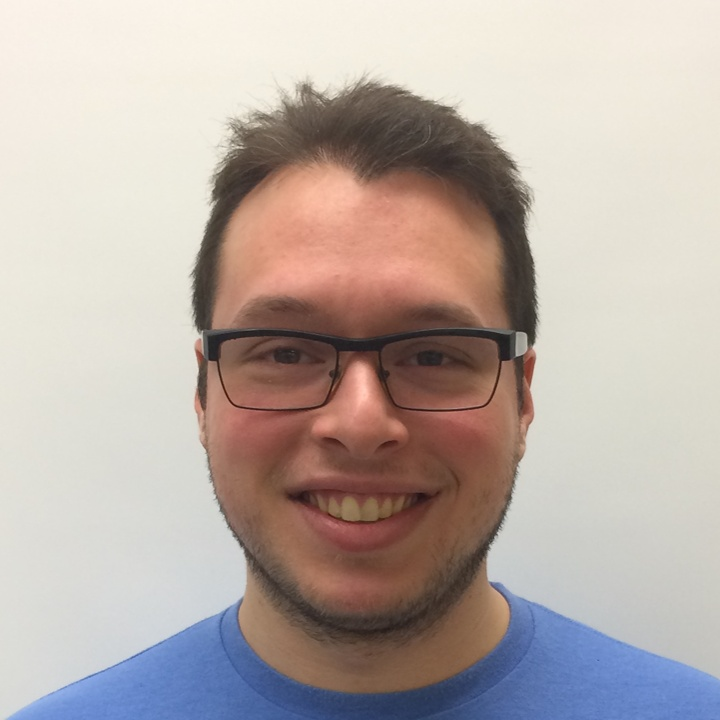
%> input picture tp3A/faces/6. Carl.JPG, 720 x 720 px
$ octave main.m   (GNU Octave 9; MATLAB toolbox functions it lacks are replaced by stand-ins)
%> lines starting %> are read from the running program, lines starting %| are printed output that depends on the picture
clear all;
close all;

%% Load pictures and points

im1 = im2single(imread('faces/6. Carl.JPG'));
im2 = im2single(imread('faces/7. Jean-Michel.JPG'));
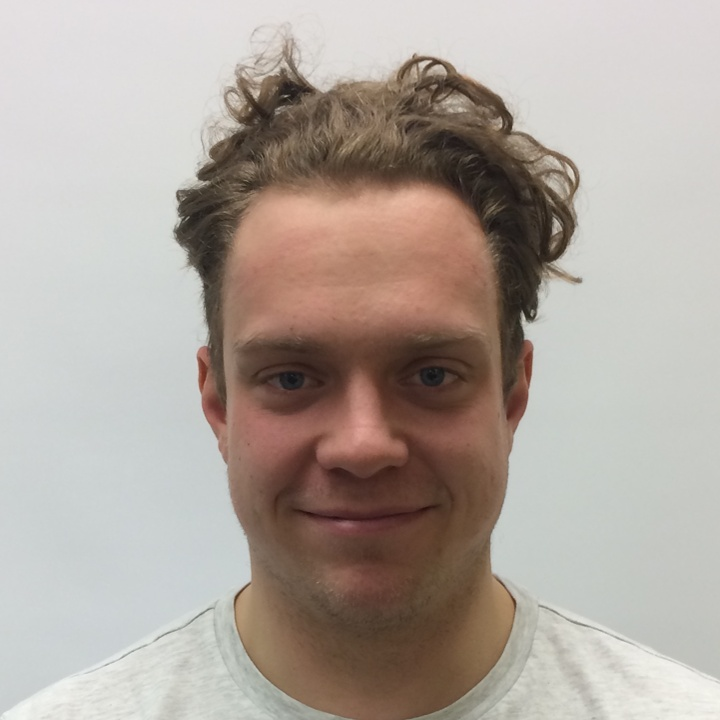
%> input picture tp3A/faces/7. Jean-Michel.JPG, 720 x 720 px

im1 = rgb2gray(im1);
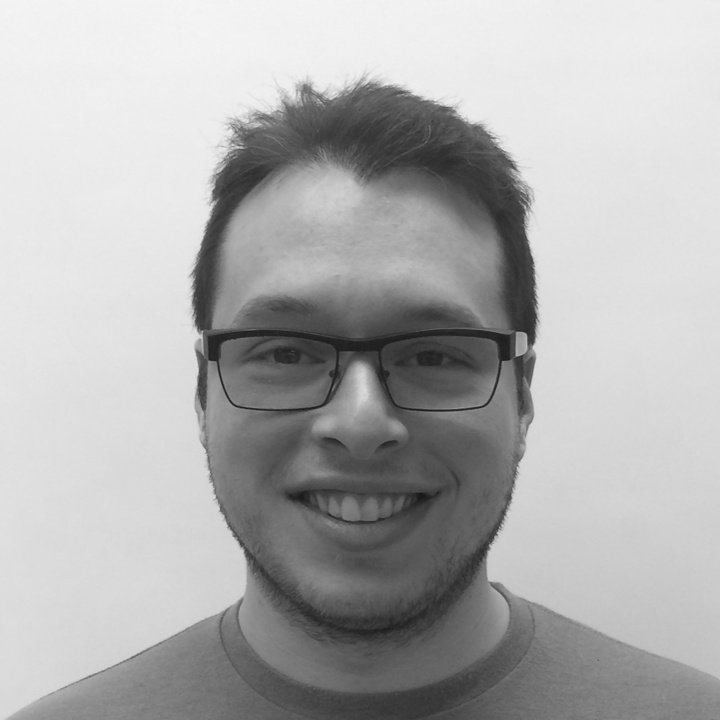
%> im1: size 720x720 single; min 0.0791, max 0.966, mean 0.69
im2 = rgb2gray(im2); % convert to grayscale
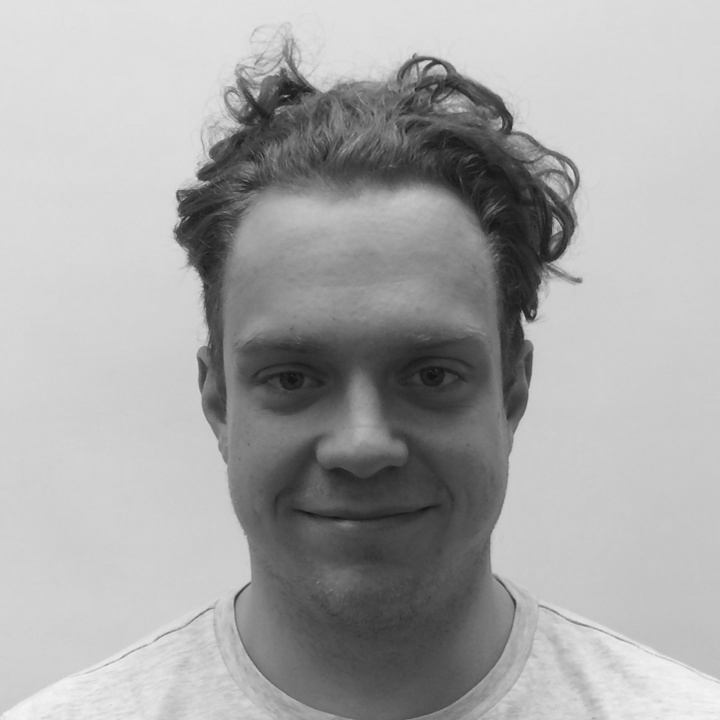
%> im2: size 720x720 single; min 0.0706, max 0.961, mean 0.658

%> (the run ends here)
